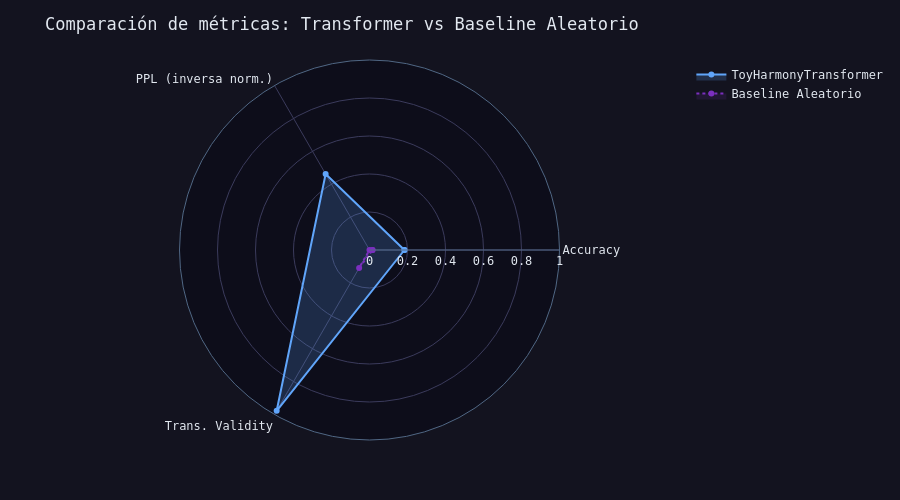

Notebook code for this chart:
### Code cell
# ── Gráfico comparativo de métricas ──────────────────────────────────────────
#
# Plotly 5.x no acepta hex de 8 dígitos (#RRGGBBAA) para fillcolor.
# Usamos un helper que convierte hex #RRGGBB + alpha float a 'rgba(r,g,b,a)'.

def hex_to_rgba(hex_color: str, alpha: float = 1.0) -> str:
    """Convierte '#RRGGBB' + alpha → 'rgba(r, g, b, alpha)'."""
    h = hex_color.lstrip('#')
    r, g, b = int(h[0:2], 16), int(h[2:4], 16), int(h[4:6], 16)
    return f'rgba({r}, {g}, {b}, {alpha})'


# Normalizamos Perplexity (invertida) para mostrar las 3 métricas en [0, 1]
categories = ['Accuracy', 'PPL (inversa norm.)', 'Trans. Validity']

max_ppl = random_ppl
model_ppl_norm  = 1 - (metrics['perplexity'] - 1) / max(max_ppl - 1, 1)
random_ppl_norm = 0.0   # baseline tiene la peor perplejidad

model_vals  = [metrics['accuracy'], model_ppl_norm,  metrics['transition_validity']]
random_vals = [random_accuracy,      random_ppl_norm, random_validity]

# Cerramos el polígono repitiendo el primer punto
model_vals  += [model_vals[0]]
random_vals += [random_vals[0]]
cats_closed  = categories + [categories[0]]

fig = go.Figure()

fig.add_trace(go.Scatterpolar(
    r=model_vals,
    theta=cats_closed,
    fill='toself',
    name='ToyHarmonyTransformer',
    line=dict(color=NEON_PALETTE[2], width=2),
    fillcolor=hex_to_rgba(NEON_PALETTE[2], 0.20),
))
fig.add_trace(go.Scatterpolar(
    r=random_vals,
    theta=cats_closed,
    fill='toself',
    name='Baseline Aleatorio',
    line=dict(color=NEON_PALETTE[0], width=2, dash='dot'),
    fillcolor=hex_to_rgba(NEON_PALETTE[0], 0.13),
))

fig.update_layout(
    **BASE_LAYOUT,
    polar=dict(
        bgcolor=DARK_BG,
        radialaxis=dict(visible=True, range=[0, 1],
                        gridcolor=AXIS_COLOR, color=TEXT_COLOR),
        angularaxis=dict(gridcolor=AXIS_COLOR, color=TEXT_COLOR),
    ),
    title='Comparación de métricas: Transformer vs Baseline Aleatorio',
    height=500,
    legend=dict(font=dict(color=TEXT_COLOR)),
)
fig.show()

### Figure 1 — Plotly figure (JSON) as saved in the notebook; plotly's stock layout.template omitted (floating-point values rounded to 4 significant figures)
{"data": [{"fill": "toself", "fillcolor": "rgba(96, 165, 250, 0.2)", "line": {"color": "#60A5FA", "width": 2}, "name": "ToyHarmonyTransformer", "r": [0.1838, 0.4617, 0.9772, 0.1838], "theta": ["Accuracy", "PPL (inversa norm.)", "Trans. Validity", "Accuracy"], "type": "scatterpolar"}, {"fill": "toself", "fillcolor": "rgba(123, 47, 190, 0.13)", "line": {"color": "#7B2FBE", "dash": "dot", "width": 2}, "name": "Baseline Aleatorio", "r": [0.01587, 0, 0.1092, 0.01587], "theta": ["Accuracy", "PPL (inversa norm.)", "Trans. Validity", "Accuracy"], "type": "scatterpolar"}], "layout": {"font": {"color": "#E2E8F0", "family": "monospace"}, "height": 500, "legend": {"font": {"color": "#E2E8F0"}}, "margin": {"b": 60, "l": 60, "r": 30, "t": 60}, "paper_bgcolor": "#13131F", "plot_bgcolor": "#0D0D1A", "polar": {"angularaxis": {"color": "#E2E8F0", "gridcolor": "#3B3B5C"}, "bgcolor": "#0D0D1A", "radialaxis": {"color": "#E2E8F0", "gridcolor": "#3B3B5C", "range": [0, 1], "visible": true}}, "title": {"text": "Comparación de métricas: Transformer vs Baseline Aleatorio"}, "xaxis": {"gridcolor": "#3B3B5C", "zerolinecolor": "#3B3B5C"}, "yaxis": {"gridcolor": "#3B3B5C", "zerolinecolor": "#3B3B5C"}}}
